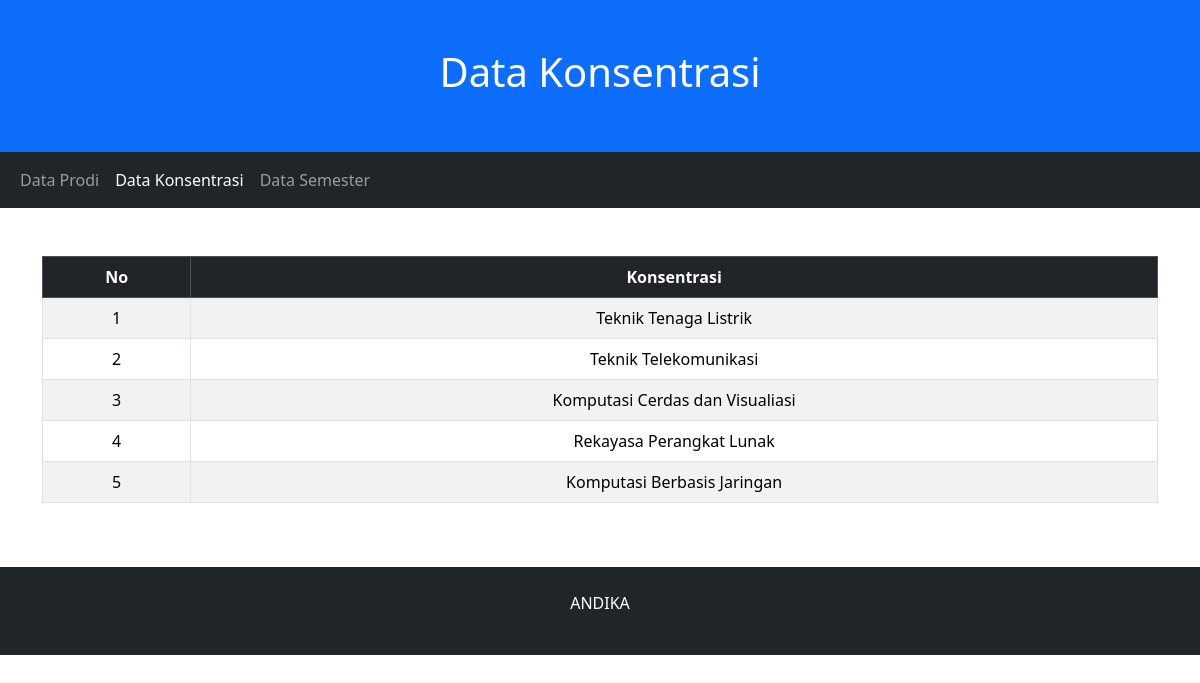
Page /konsentrasi.php on the committed database.
### tables this page shows
CREATE TABLE `konsentrasi` (
  `id` bigint UNSIGNED NOT NULL,
  `nama_konsentrasi` varchar(255) NOT NULL,
  `created_at` timestamp NULL DEFAULT NULL,
  `updated_at` timestamp NULL DEFAULT NULL
);

### konsentrasi.php (the view, shortened to what this page needs)
<?php
include "connect.php";
?>
<!DOCTYPE html>
<html lang="en">
<head>
  <link href="bootstrap.min.css" rel="stylesheet">
</head>
<body>
<div class="p-5 bg-primary text-white text-center">
  <h1>Data Konsentrasi</h1>
</div>
<nav class="navbar navbar-expand-sm bg-dark navbar-dark">
  <div class="container-fluid">
    <ul class="navbar-nav">
      <li class="nav-item">
        <a class="nav-link " href="index.php">Data Prodi</a>
      </li>
      <li class="nav-item">
        <a class="nav-link active" href="konsentrasi.php">Data Konsentrasi</a>
      </li>
      <li class="nav-item">
        <a class="nav-link " href="semester.php">Data Semester</a>
      </li>
    </ul>
  </div>
</nav>
<div class="container mt-5">
  <div class="row">
    <div class="col-12">
    	<div class="table-responsive">
   <table class="table table-bordered table-hover table-striped">
      <thead class="table-dark">
        <tr>
          <th class="text-center">No</th>
          <th class="text-center">Konsentrasi</th>
        </tr>
      </thead>
      <tbody>
      	<?php
      	$sql = "SELECT * from konsentrasi";
		$result = $conn->query($sql);
		if ($result->num_rows > 0) {
			$no=1;
		  while($row = $result->fetch_assoc()) {
		    ?>
		    <tr>
          <td class="text-center"><?= $no; ?></td>
          <td class="text-center"><?= $row['nama_konsentrasi'] ?></td>
        </tr>
		    <?php
		    $no++;
		  }
		} else {
		  echo "0 results";
		}
      	 ?>
      </tbody>
    </table>
  </div>
</div>
    </div>
  </div>
<div class="mt-5 p-4 bg-dark text-white text-center">
  <p>ANDIKA</p>
</div>
</body>
</html>

### rows in the picture
konsentrasi: nama_konsentrasi "Teknik Tenaga Listrik"
konsentrasi: nama_konsentrasi "Teknik Telekomunikasi"
konsentrasi: nama_konsentrasi "Komputasi Cerdas dan Visualiasi"
konsentrasi: nama_konsentrasi "Rekayasa Perangkat Lunak"
konsentrasi: nama_konsentrasi "Komputasi Berbasis Jaringan"
